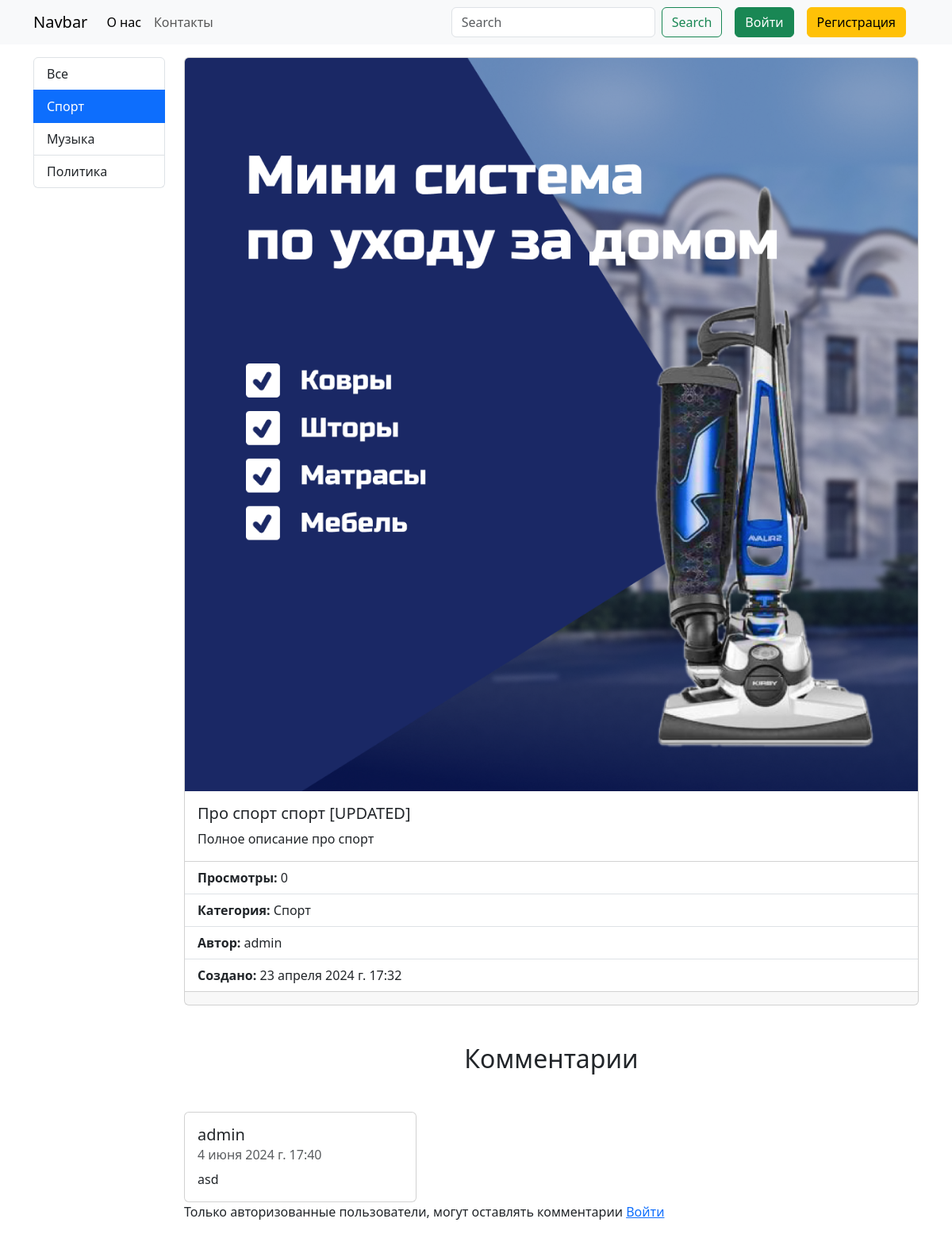
/articles/1/, run on the app's committed database.
### core/models.py (models this page shows, shortened)
class Category(models.Model):
    title = models.CharField(max_length=100, verbose_name='Название')
    def __str__(self):
        return self.title
    class Meta:
        verbose_name = 'Категория'  # Отображение названия модели в единственном числе
        verbose_name_plural = 'Категории'  # Отображение названия модели в можественном числе

class Article(models.Model):
    title = models.CharField(max_length=50, verbose_name='Название', unique=True)
    short_description = models.TextField(max_length=150, verbose_name='Краткое описание')
    full_description = models.TextField(verbose_name='Полное описание')
    image = models.ImageField(verbose_name='Фото', upload_to='articles/', blank=True, null=True)
    views = models.PositiveSmallIntegerField(default=0, verbose_name='Просмотры')
    created_at = models.DateTimeField(auto_now_add=True)
    updated_at = models.DateTimeField(auto_now=True)
    author = models.ForeignKey(User, on_delete=models.CASCADE, verbose_name='Автор')
    category = models.ForeignKey(Category, on_delete=models.CASCADE, verbose_name='Категория')
    class Meta:
        verbose_name = 'Статья'
        verbose_name_plural = 'Статьи'

class Comment(models.Model):
    author = models.ForeignKey(User, on_delete=models.CASCADE, verbose_name='Автор')
    article = models.ForeignKey(Article, on_delete=models.CASCADE, verbose_name='Статья')
    created_at = models.DateTimeField(auto_now_add=True)
    text = models.TextField(verbose_name='Текст отзыва')
    class Meta:
        verbose_name = 'Отзыв'
        verbose_name_plural = 'Отзывы'

### core/views.py (the view)
# urls.py: path('articles/<int:article_id>/', views.article_detail, name='article_detail'),
def article_detail(request, article_id):
    article = Article.objects.get(pk=article_id)  # 1
    if request.method == 'POST':
        form = CommentForm(data=request.POST)
        if form.is_valid():
            form = form.save(commit=False)
            form.author = request.user
            form.article = article
            form.save()
            try:
                form.likes
            except Exception as e:
                Like.objects.create(comment=form)
            try:
                form.dislikes
            except Exception as e:
                Dislike.objects.create(comment=form)
            return redirect('article_detail', article.pk)
    else:
        form = CommentForm()
    try:
        article.likes
    except Exception as e:
        Like.objects.create(article=article)
    try:
        article.dislikes
    except Exception as e:
        Dislike.objects.create(article=article)
    comments = Comment.objects.filter(article=article)  # article_id
    total_comments_likes = {comment.pk: comment.likes.user.all().count() for comment in comments}
    total_comments_dislikes = {comment.pk: comment.dislikes.user.all().count() for comment in comments}
    total_likes = article.likes.user.all().count()
    total_dislikes = article.dislikes.user.all().count()
    context = {
        'article': article,
        'form': form,
        'comments': comments,
        'total_likes': total_likes,
        'total_dislikes': total_dislikes,
        'total_comments_likes': total_comments_likes,
        'total_comments_dislikes': total_comments_dislikes
    }
    return render(request, 'core/detail.html', context)

### core/forms.py
class CommentForm(forms.ModelForm):
    class Meta:
        model = Comment
        fields = ['text']
        widgets = {
            'text': forms.Textarea(attrs={
                'class': 'form-control'
            })
        }

### core/templatetags/custom_tags.py (called while the page is built)
@register.simple_tag()
def get_categories():
    return Category.objects.all()

@register.simple_tag()
def is_category_current(request, category_id):
    return str(category_id) in request.path

@register.simple_tag()
def is_vote_exists(request, obj, vote_type):
    user = request.user
    if isinstance(obj, Article) and vote_type == 'likes':
        return user in obj.likes.user.all()
    elif isinstance(obj, Article) and vote_type == 'dislikes':
        return user in obj.dislikes.user.all()
    elif isinstance(obj, Comment) and vote_type == 'likes':
        return user in obj.likes.user.all()
    elif isinstance(obj, Comment) and vote_type == 'dislikes':
        return user in obj.dislikes.user.all()

### core/templates/core/detail.html (shortened to what this page needs)
{% extends 'base.html' %}
{% load custom_tags %}
{% block content %}
{% is_vote_exists request article 'likes' as is_liked %}
{% is_vote_exists request article 'dislikes' as is_disliked %}
<div class="card">
    {% if article.image %}
    <img src="{{ article.image.url }}" class="card-img-top" alt="...">
    {% endif %}
    <div class="card-body">
        <h5 class="card-title">{{ article.title }}</h5>
        <p class="card-text">{{ article.full_description }}</p>
    </div>
    <ul class="list-group list-group-flush">
        <li class="list-group-item">
            <b>Просмотры: </b> {{ article.views }}
        </li>
        <li class="list-group-item">
            <b>Категория: </b>{{ article.category }}
        </li>
        <li class="list-group-item">
            <b>Автор: </b>{{ article.author }}
        </li>
        <li class="list-group-item">
            <b>Создано: </b>{{ article.created_at }}
        </li>
    </ul>
    <div class="card-footer d-flex justify-content-between">
    </div>
</div>
<div class="comments-block">
    <h2 class="text-center my-5">Комментарии</h2>
    <div class="row row-gap-3">
        {% for comment in comments %}
        {% is_vote_exists request comment 'likes' as is_comment_liked %}
        {% is_vote_exists request comment 'dislikes' as is_comment_disliked %}
        <div class="col-4">
            <div class="card">
                <div class="card-body">
                    <h5 class="card-title d-flex align-items-center justify-content-between">
                        {{ comment.author }}
                    </h5>
                    <h6 class="card-subtitle mb-2 text-body-secondary">{{ comment.created_at }}</h6>
                    <p class="card-text">{{ comment.text }}</p>
                </div>
            </div>
        </div>
        {% endfor %}
    </div>
    {% if request.user.is_authenticated %}
    <form action="" method="post" class="mt-5">
        {% csrf_token %}
        {{ form }}
        <button class="btn btn-dark mt-3">Отправить</button>
    </form>
    {% else %}
    <p>Только авторизованные пользователи, могут оставлять комментарии <a href="">Войти</a></p>
    {% endif %}
</div>
{% endblock %}

### templates/components/_sidebar.html
{% load custom_tags %}
{% get_categories as categories %}
<div class="list-group">
  <a href="{% url 'home' %}"
     class="list-group-item list-group-item-action {% if request.path == '/' %}active{% endif %}">Все</a>
  {% for category in categories %}
  {% is_category_current request=request category_id=category.pk as is_current %}
  <a href="{% url 'category_articles' category.pk %}"
     class="list-group-item list-group-item-action {% if is_current %}active{% endif %}">{{ category.title }}</a>
  {% endfor %}
</div>

### data on the page
Category: title "Спорт"
Category: title "Музыка"
Category: title "Политика"
Article: image (picture), title "Про спорт спорт [UPDATED]", full_description "Полное описание про спорт", views "0", category "Спорт", author "admin", created_at "23 апреля 2024 г. 17:32"
Comment: author "admin", created_at "4 июня 2024 г. 17:40", text "asd"
